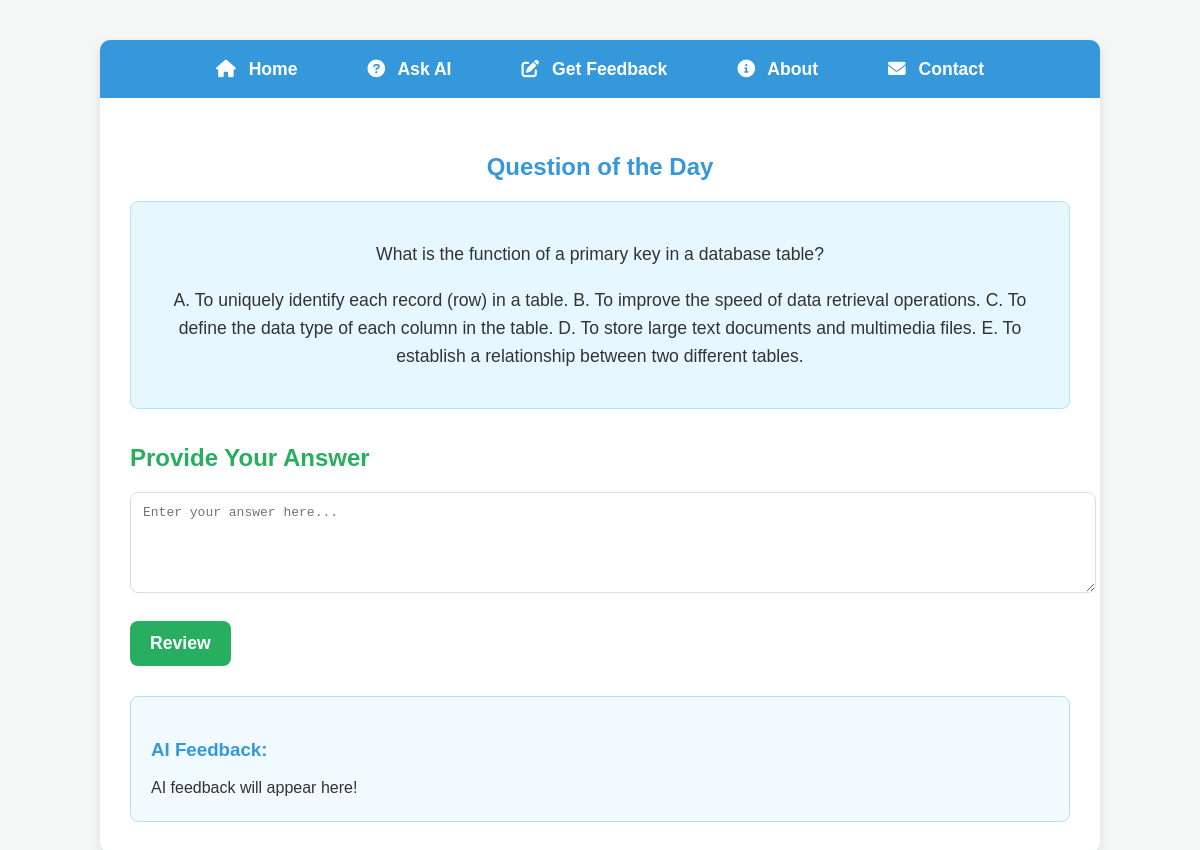
Screenshot of /Dashboard.php with the database file from the repository.
### tables this page shows
CREATE TABLE IF NOT EXISTS `questions` (
  `id` int(11) NOT NULL AUTO_INCREMENT,
  `question_text` varchar(2500) NOT NULL,
  `options` varchar(2500) DEFAULT NULL,
  `subject` varchar(250) DEFAULT NULL,
  PRIMARY KEY (`id`)
);

### Dashboard.php (the view, shortened to what this page needs)
<?php
$host = 'localhost';
$username = 'root';
$password = '';
$database = 'jamb_prep';
$conn = new mysqli($host, $username, $password, $database);
$sql = "SELECT * FROM questions ORDER BY RAND() LIMIT 1";
$result = $conn->query($sql);
$dailyQuestion = "";
if ($result->num_rows > 0) {
    $row = $result->fetch_assoc();
    $dailyQuestion = $row["question_text"];
    $options = $row["options"];
} else {
    $dailyQuestion = "No questions available in the database.";
}
?>
<!DOCTYPE html>
<html lang="en">
<head>
    <link rel="stylesheet" href="css/dashboard.css">
    <link rel="stylesheet" href="https://cdnjs.cloudflare.com/ajax/libs/font-awesome/6.0.0-beta3/css/all.min.css" />
</head>
<body>
    <div class="dashboard-container">
        <nav class="top-nav full-width">
            <ul>
                <li><a href="index.php"><i class="fa fa-home"></i> Home</a></li>
                <li><a href="AskAI.php"><i class="fa fa-question-circle"></i> Ask AI</a></li>
                <li><a href="feedback.php"><i class="fa fa-pen-to-square"></i> Get Feedback</a></li>
                <li><a href="about.php"><i class="fa fa-info-circle"></i> About</a></li>
                <li><a href="contact.php"><i class="fa fa-envelope"></i> Contact</a></li>
            </ul>
        </nav>
        <div class="dashboard-content">
            <section id="question-of-the-day">
                <h2>Question of the Day</h2>
                <div class="question-card">
                    <p id="daily-question"> <?php echo $dailyQuestion; ?> </p>
                    <p id="options"><?php echo $options; ?></p>
                </div>
            </section>
            <section id="feedback-section">
                <h2>Provide Your Answer</h2>
                <textarea id="answer" rows="5" placeholder="Enter your answer here..."></textarea>
                <button id="review-button">Review</button>
                <div id="feedback-display" style="display: display;">
                    <h3>AI Feedback:</h3>
                    <div id="feedback-text">AI feedback will appear here!</div>
                </div>
            </section>
        </div>
    </div>
</body>
</html>

### css/dashboard.css (style rules this page uses)
body { font-family: 'Poppins', sans-serif; background-color: #f4f7f6; margin: 0; padding: 0; color: #333; line-height: 1.6; }
.dashboard-container { max-width: 1000px; margin: 40px auto; background-color: #fff; border-radius: 10px; box-shadow: 0 4px 12px rgba(0, 0, 0, 0.1); overflow: hidden; }
.top-nav { background-color: #3498db; color: #fff; padding: 15px 0; }
.top-nav.full-width { width: 100%; }
.top-nav ul { list-style: none; padding: 0; margin: 0 auto; display: flex; justify-content: center; / max-width: 1200px; }
.top-nav ul li { margin: 0 20px; }
.top-nav ul li a { color: #fff; text-decoration: none; font-weight: bold; font-size: 1.1em; padding: 10px 15px; border-radius: 5px; transition: background-color 0.3s ease; }
.top-nav ul li a i { margin-right: 8px; }
.dashboard-content { padding: 30px; }
#question-of-the-day { margin-bottom: 30px; text-align: center; }
#question-of-the-day h2 { color: #3498db; margin-bottom: 15px; }
.question-card { background-color: #e6f7ff; padding: 20px; border-radius: 8px; border: 1px solid #b3e0ff; font-size: 1.1em; color: #333; }
#feedback-section h2 { color: #27ae60; margin-bottom: 15px; }
#feedback-section textarea#answer { width: 100%; padding: 12px; margin-bottom: 20px; border: 1px solid #ddd; border-radius: 8px; font-size: 1em; resize: vertical; }
#feedback-section button#review-button { background-color: #27ae60; color: #fff; padding: 12px 20px; border: none; border-radius: 8px; cursor: pointer; font-size: 1.1em; transition: background-color 0.3s ease; font-weight: bold; }
#feedback-display { margin-top: 30px; padding: 20px; background-color: #f0faff; border: 1px solid #b3e0ff; border-radius: 8px; }
#feedback-display h3 { color: #3498db; margin-bottom: 10px; }

### rows the page displays
questions: question_text "What is the function of a primary key in a database table?", options "A. To uniquely identify each record (row) in a table. B. To improve the speed of data retrieval operations. C. To define the data type of each column in the table. D. To store large text documents and multimedia files. E. To establish a relationship between two different tables."
